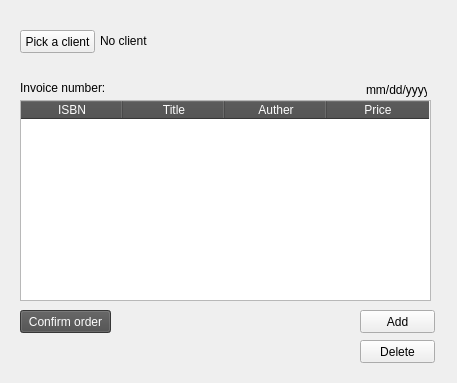
<?xml version="1.0" encoding="UTF-8"?>
<ui version="4.0">
 <class>Form</class>
 <widget class="QWidget" name="Form">
  <property name="geometry">
   <rect>
    <x>0</x>
    <y>0</y>
    <width>457</width>
    <height>383</height>
   </rect>
  </property>
  <property name="windowTitle">
   <string>Form</string>
  </property>
  <widget class="QLabel" name="clientText">
   <property name="geometry">
    <rect>
     <x>100</x>
     <y>30</y>
     <width>47</width>
     <height>21</height>
    </rect>
   </property>
   <property name="text">
    <string>No client</string>
   </property>
  </widget>
  <widget class="QPushButton" name="clientBtn">
   <property name="geometry">
    <rect>
     <x>20</x>
     <y>30</y>
     <width>75</width>
     <height>23</height>
    </rect>
   </property>
   <property name="text">
    <string>Pick a client</string>
   </property>
  </widget>
  <widget class="QTableWidget" name="bookTab">
   <property name="geometry">
    <rect>
     <x>20</x>
     <y>100</y>
     <width>411</width>
     <height>201</height>
    </rect>
   </property>
   <property name="styleSheet">
    <string notr="true">QHeaderView::section
{
   background-color: rgb(75, 75, 75);
	color: rgb(253, 253, 253);
}</string>
   </property>
   <property name="editTriggers">
    <set>QAbstractItemView::NoEditTriggers</set>
   </property>
   <property name="selectionBehavior">
    <enum>QAbstractItemView::SelectRows</enum>
   </property>
   <attribute name="horizontalHeaderDefaultSectionSize">
    <number>102</number>
   </attribute>
   <column>
    <property name="text">
     <string>ISBN</string>
    </property>
   </column>
   <column>
    <property name="text">
     <string>Title</string>
    </property>
   </column>
   <column>
    <property name="text">
     <string>Auther</string>
    </property>
   </column>
   <column>
    <property name="text">
     <string>Price</string>
    </property>
   </column>
  </widget>
  <widget class="QLabel" name="dateText">
   <property name="geometry">
    <rect>
     <x>366</x>
     <y>80</y>
     <width>61</width>
     <height>20</height>
    </rect>
   </property>
   <property name="text">
    <string>mm/dd/yyyy</string>
   </property>
  </widget>
  <widget class="QLabel" name="invoiceNumberText">
   <property name="geometry">
    <rect>
     <x>20</x>
     <y>80</y>
     <width>261</width>
     <height>16</height>
    </rect>
   </property>
   <property name="text">
    <string>Invoice number: </string>
   </property>
  </widget>
  <widget class="QPushButton" name="addBtn">
   <property name="geometry">
    <rect>
     <x>360</x>
     <y>310</y>
     <width>75</width>
     <height>23</height>
    </rect>
   </property>
   <property name="text">
    <string>Add</string>
   </property>
  </widget>
  <widget class="QPushButton" name="deleteBtn">
   <property name="geometry">
    <rect>
     <x>360</x>
     <y>340</y>
     <width>75</width>
     <height>23</height>
    </rect>
   </property>
   <property name="text">
    <string>Delete</string>
   </property>
  </widget>
  <widget class="QPushButton" name="confirmBtn">
   <property name="geometry">
    <rect>
     <x>20</x>
     <y>310</y>
     <width>91</width>
     <height>23</height>
    </rect>
   </property>
   <property name="styleSheet">
    <string notr="true">background-color: rgb(75, 75, 75);
color: rgb(253, 253, 253);</string>
   </property>
   <property name="text">
    <string>Confirm order</string>
   </property>
  </widget>
 </widget>
 <resources/>
 <connections/>
</ui>
